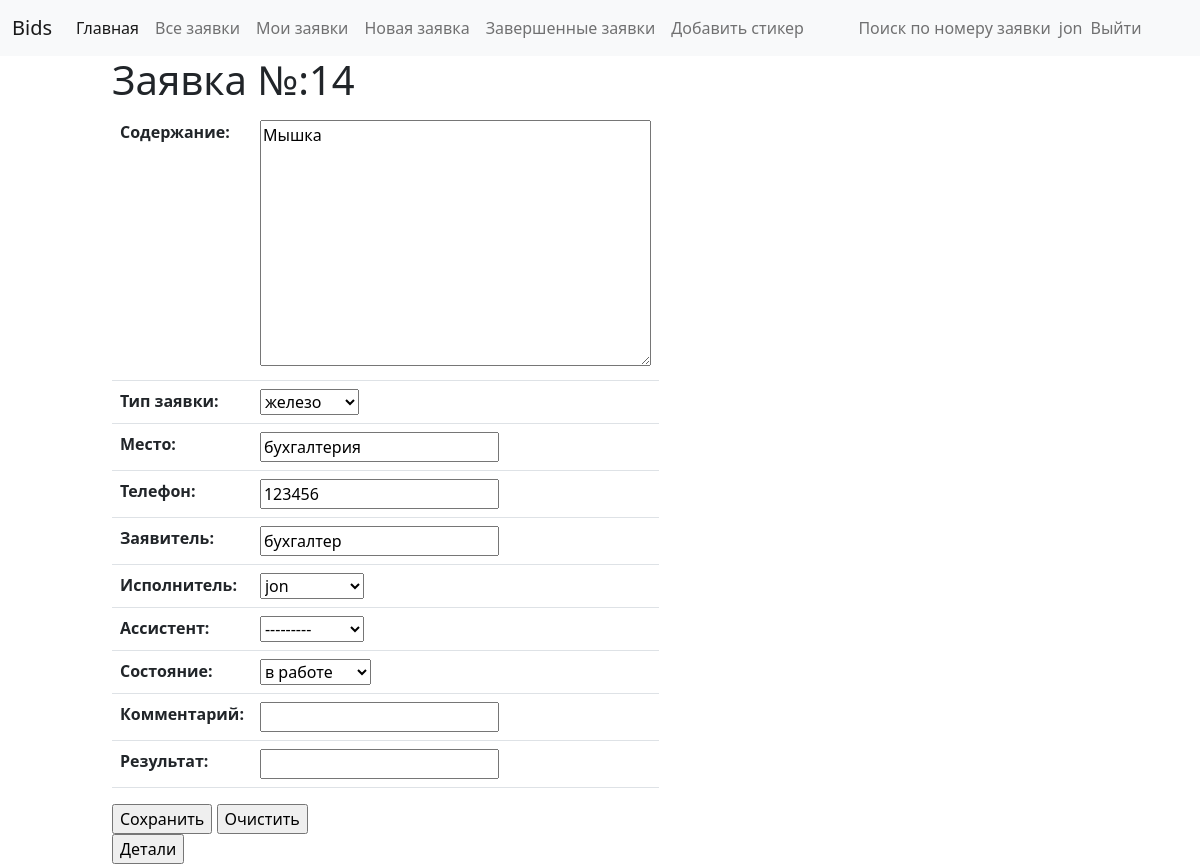
The app's page /system/bid/14/update/ (signed in), older data.
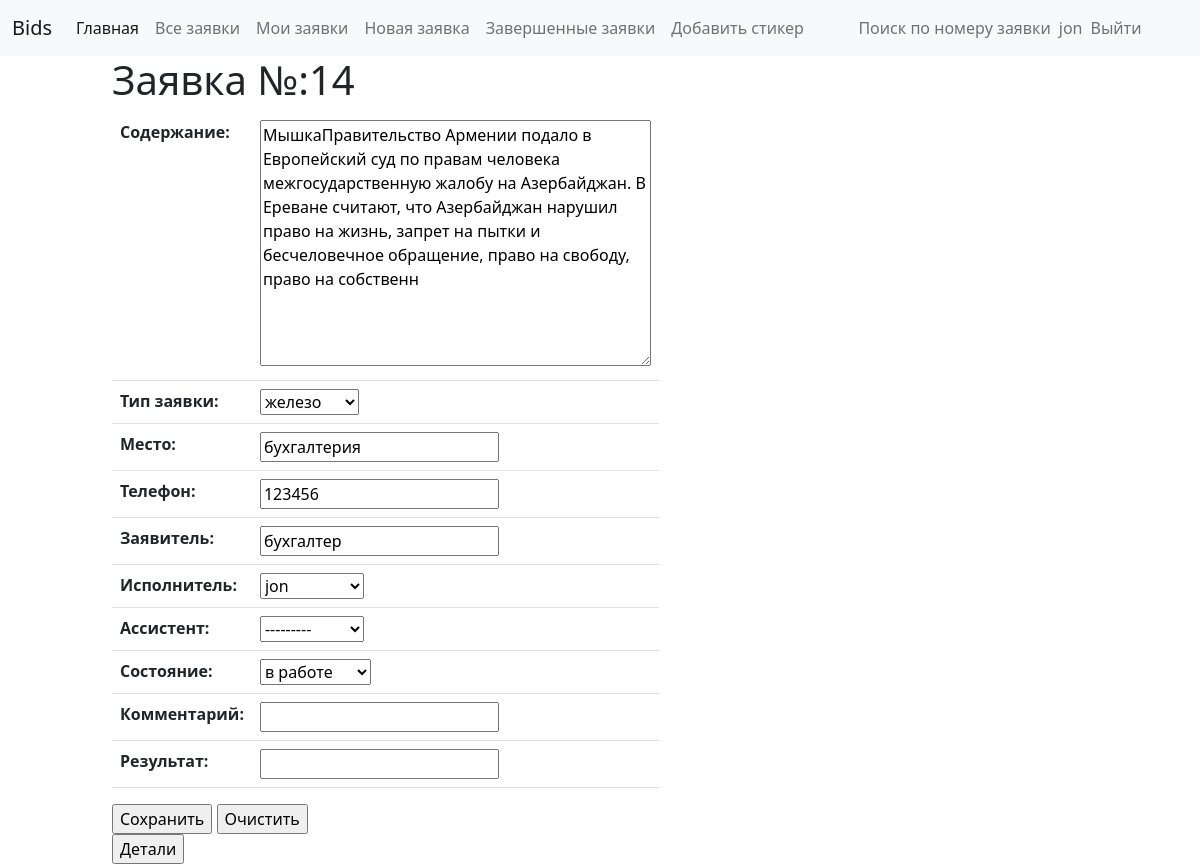
The same page, newer data.
### system/models.py (models this page shows, shortened)
class Bid(models.Model):
    text = models.TextField(max_length=1000, help_text="Enter a brief description of the bid", verbose_name="Текст заявки")
    TYPE_OF_BID = (
        ('h', 'железо'),
        ('c', 'картридж'),
        ('pr', 'принтер'),
        ('w', 'сеть'),
        ('t', 'телефон'),
        ('v', 'вирусы'),
        ('s', 'софт'),
        ('pa', 'Парус'),
    )
    type_bid = models.CharField(max_length=2, choices=TYPE_OF_BID, blank=True, default='h', verbose_name="Тип заявки")
    location = models.CharField(max_length=200, default='Кабинет', verbose_name="Кабинет")
    telephone_num = models.CharField(max_length=200, default='Телефон', verbose_name="Телефон")
    bider = models.CharField(max_length=200, default='', verbose_name="Заявитель")
    maker = models.ForeignKey(User, on_delete=models.SET_NULL, null=True, verbose_name="Исполнитель")
    helper = models.CharField(max_length=200, null=True, verbose_name="Помощник")
    time_creation = models.DateTimeField(null=True, verbose_name="Дата создания заявки")
    time_start = models.DateTimeField(null=True, verbose_name="Дата начала работы")
    time_done = models.DateTimeField(null=True, verbose_name="Дата завершения работы")
    STATUS = (
        ('a', 'принята'),
        ('w', 'в работе'),
        ('f', 'выполнена'),
    )
    status = models.CharField(max_length=1, choices=STATUS, default='a', verbose_name="Статус заявки")
    comment = models.CharField(max_length=200, default='', verbose_name="Комментарий")
    result = models.CharField(max_length=300, default='', verbose_name="Результат работы")
    class Meta:
        verbose_name_plural = "Заявки"
        verbose_name = "Заявка"

### system/views.py (the view)
# urls.py: path('bid/<int:pk>/update/', views.bid_update, name='bid-update'),
@login_required
def bid_update(request, pk):
    bid = get_object_or_404(Bid, pk=pk)
    if request.method == 'POST':
        form = CreateBidForm(request.POST)
        if form.is_valid():
            bid.text = form.cleaned_data['text']
            bid.type_bid = form.cleaned_data['type_bid']
            bid.location = form.cleaned_data['location']
            bid.telephone_num = form.cleaned_data['telephone_num']
            bid.bider = form.cleaned_data['bider']
            bid.maker = form.cleaned_data['maker']
            bid.helper = form.cleaned_data['helper']
            bid.status = form.cleaned_data['status']
            bid.result = form.cleaned_data['result']
            bid.comment = form.cleaned_data['comment']
            if bid.status == "w":
                bid.time_start = datetime.datetime.today()
            elif bid.status == "f":
                bid.time_done = datetime.datetime.today()
            bid.save()
            return HttpResponseRedirect(reverse('bid-detail', args=(bid.pk,)))
    else:
        form = CreateBidForm(initial={
            'text': bid.text,
            'type_bid': bid.type_bid,
            'location': bid.location,
            'telephone_num': bid.telephone_num,
            'bider': bid.bider,
            'maker': bid.maker,
            'helper': bid.helper,
            'status': bid.status,
            'result': bid.result,
            'comment': bid.comment
        })
    context = {
        'form': form,
        'bid': bid,
    }
    return render(request, 'system/bid_update.html', context)

### system/forms.py (shortened to what this page needs)
class CreateBidForm(forms.Form):
    text = forms.CharField(max_length=1000, widget=forms.Textarea, label='Содержание')
    TYPE_OF_BID = (
        ('h', 'железо'),
        ('c', 'картридж'),
        ('pr', 'принтер'),
        ('w', 'сеть'),
        ('t', 'телефон'),
        ('v', 'вирусы'),
        ('s', 'софт'),
        ('pa', 'Парус'),
    )
    boys = User.objects.all()
    type_bid = forms.ChoiceField(choices=TYPE_OF_BID, initial='h', label='Тип заявки')
    location = forms.CharField(initial='', required=False, label='Место')
    telephone_num = forms.CharField(initial='', required=False, label='Телефон')
    bider = forms.CharField(initial='', required=False, label='Заявитель')
    maker = forms.ModelChoiceField(boys, required=False, label='Исполнитель')
    helper = forms.ModelChoiceField(boys, required=False, label='Ассистент')
    STATUS = (
        ('a', 'принята'),
        ('w', 'в работе'),
        ('f', 'выполнена'),
    )
    status = forms.ChoiceField(choices=STATUS, initial='a', label='Состояние')
    comment = forms.CharField(initial='', required=False, label='Комментарий')
    result = forms.CharField(initial='', required=False, label='Результат')

### system/templates/system/bid_update.html (shortened to what this page needs)
{% extends "base_generic.html" %}
{% block content %}
    <div class="center-block col-sm-4">
<h1>Заявка №:{{ bid.id }}</h1>
    <form action="" method="post">
        <table class="table">
        {{ form.as_table }}
        </table>
        <input type="submit" value="Сохранить" />
        <input type="reset" value="Очистить" />
    </form>
<input type="button" value="Детали" onClick="location.href='{% url "bid-detail" bid.pk %}'">
</div>
{% endblock %}

Row changes from the older to the newer data that the page shows:
changed Bid "железо": text "Мышка" → "МышкаПравительство Армении подало в Европейский суд по правам человека межгосударственную жалобу на Азербайджан. В Ереване считают, что Азербайджан нарушил право на жизнь, запрет на пытки и бесчеловечное обращение, право на свободу, право на собственн"
